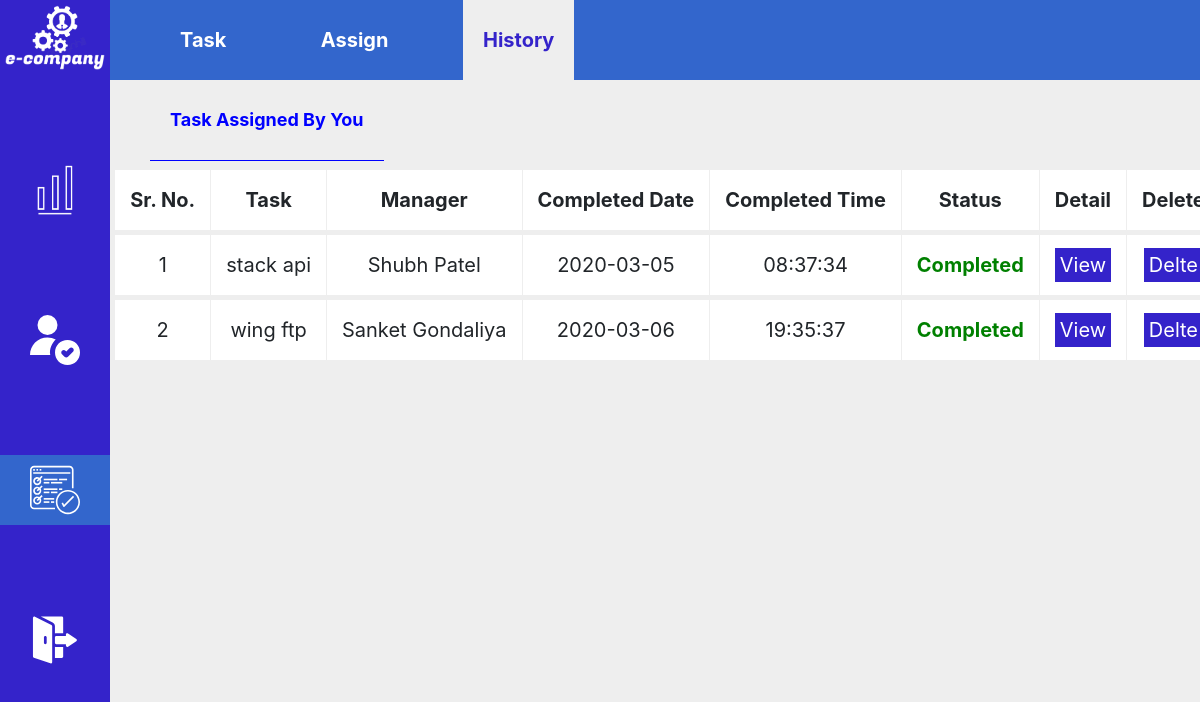
Page /ceo/historytask.php (signed in) on the committed database.
### tables this page shows
CREATE TABLE `historytab` (
  `h_id` int(15) NOT NULL,
  `h_taskname` varchar(30) NOT NULL,
  `h_taskdesc` varchar(300) NOT NULL,
  `h_taskid` int(15) NOT NULL,
  `h_assigndate` date NOT NULL,
  `h_assigntime` time NOT NULL,
  `h_comdate` date NOT NULL,
  `h_comtime` time NOT NULL,
  `h_assignbyid` int(15) NOT NULL,
  `h_assignbyname` varchar(30) NOT NULL,
  `h_assigntoid` int(15) NOT NULL,
  `h_assigntoname` varchar(30) NOT NULL,
  `h_status` varchar(15) NOT NULL
);

### ceo/historytask.php (the view, shortened to what this page needs)
<?php
    include '../forset.php';
    $abcd = $_SESSION['dash_Id'];
?>
<!DOCTYPE html>
<html lang="en">
    <head>
        <link rel="stylesheet" href="../css/da.css">
        <link rel="stylesheet" href="https://stackpath.bootstrapcdn.com/bootstrap/4.4.1/css/bootstrap.min.css">
    </head>
    <body style="background-color: #EEEEEE;">
        <div class="fpilore">
            <center>
                <img src="../image/logo1.png" alt="noimage" class="dlogo">
            </center>
            <center>
                <a href="addman.php">
                    <li class="fbut" title="Modules">
                        <img src="../image/p1.png" alt="nobutton" class="fbutim" >
                    </li>
                </a>
            </center>
            <center>
                <a href="C_dashboard.php">
                    <li class="fbut" title="User Profile">
                        <img src="../image/p2.svg" alt="nobutton" class="fbutim">
                    </li>
                </a>
            </center>
            <center>
                <li class="fbut" title="Task Manager" style="background-color: #3366CC;">
                    <img src="../image/p4.svg" alt="nobutton" class="fbutim">
                </li>
            </center>
            <center>
                <a href="../logout.php">
                    <li class="fbut" title="Logout">
                        <img src="../image/p3.svg" alt="nobutton" class="fbutim">
                    </li>
                </a>
            </center>
        </div>
        <div class="module">
            <a href="taskmanager.php"><li class="modany">Task</li></a>
            <a href="taskman.php"><li class="modany">Assign</li></a>
            <li class="modany" style="background-color: #EEEEEE; color: #3423CA;">History</li>
        </div>
        <div class="module1">
            <li class="modany1" style="font-weight : bolder; color : blue; border-bottom : 1px solid blue">Task Assigned By You</li>
        </div>
        <div class="ghar">
            <center>
                <table class="csgo">
                    <tr class="jinda">
                        <td class="csgohd">Sr. No.</td>
                        <td class="csgohd">Task</td>
                        <td class="csgohd">Manager</td>
                        <td class="csgohd">Completed Date</td>
                        <td class="csgohd">Completed Time</td>
                        <td class="csgohd">Status</td>
                        <td class="csgohd">Detail</td>
                        <td class="csgohd">Delete</td>
                    </tr>
                    <?php
                        $s_query = "SELECT * FROM historytab WHERE h_assignbyid = '".$abcd."';";
                        $q_run = mysqli_query($conn, $s_query);
                        $i=1;
                        while($row = mysqli_fetch_array($q_run)){
                            echo
                            '<tr class="jinda">
                                <td class="csgohd1">'.$i.'</td>
                                <td class="csgohd1">'.$row['h_taskname'].'</td>
                                <td class="csgohd1">'.$row['h_assigntoname'].'</td>
                                <td class="csgohd1">'.$row['h_comdate'].'</td>
                                <td class="csgohd1">'.$row['h_comtime'].'</td>
                                <td class="csgohd2">'.$row['h_status'].'</td>
                                <td class="csgohd1"><a href="viewhistory.php?id='.$row['h_taskid'].'" class="jaha">View</a></td>
                                <td class="csgohd1"><a href="deletehistory.php?id='.$row['h_id'].'" class="jaha">Delte</a></td>
                            </tr>';
                            $i=$i+1;
                        }
                    ?>
                </table>
            </center>
        </div>
    </body>
</html>

### css/da.css (style rules this page uses)
* { margin: 0px; padding: 0px; }
.fpilore { background-color: #3423CA; color: white; height: 100vh; width: 110px; float: left; position: fixed; z-index: 999; }
.dlogo { width: 100px; margin: 5px; }
.fbut { margin-top: 80px; list-style-type: none; padding: 10px; cursor: pointer; background-color: #3423ca; }
.fbutim { height: 50px; }
.module { position: fixed; margin-left: 110px; width: 100%; height: 10vh; background-color: #3366CC; line-height: 10vh; float: left; display: block; z-index: 998; }
.module1 { position: fixed; margin-top: 10vh; margin-left: 110px; height: 10vh; line-height: 10vh; float: left; display: block; background-color: #EEEEEE; }
.modany { display: inline-block; cursor: pointer; list-style-type: none; color: white; font-weight: bolder; font-size: 20px; margin-left: 50px; padding-right: 20px; padding-left: 20px; transition: all 0.5s; }
.modany1 { display: inline-block; cursor: pointer; list-style-type: none; color: black; font-size: 18px; margin-left: 40px; padding-right: 20px; padding-left: 20px; transition: all 0.5s; }
.ghar { margin-left: 110px; float: left; width: 93%; background-color: #EEEEEE; }
.csgo { margin-top: 170px; font-size: 20px; background-color: white; }
.jinda { text-align: center; border-bottom-style: solid; border-bottom-width: 5px; border-bottom-color: #EEEEEE; }
.csgohd { padding: 15px; font-weight: bolder; border-right-width: 1px; border-right-style: solid; border-right-color: #EEEEEE; }
.csgohd1 { padding: 15px; border-right-width: 1px; border-right-style: solid; border-right-color: #EEEEEE; }
.csgohd2 { padding: 15px; color: green; font-weight: bolder; border-right-width: 1px; border-right-style: solid; border-right-color: #EEEEEE; }
.jaha { background-color: #3423ca; color: white; padding: 5px; }

### rows in the picture
historytab: h_taskname "stack api", h_assigntoname "Shubh Patel", h_comdate "2020-03-05", h_comtime "08:37:34", h_status "Completed"
historytab: h_taskname "wing ftp", h_assigntoname "Sanket Gondaliya", h_comdate "2020-03-06", h_comtime "19:35:37", h_status "Completed"
